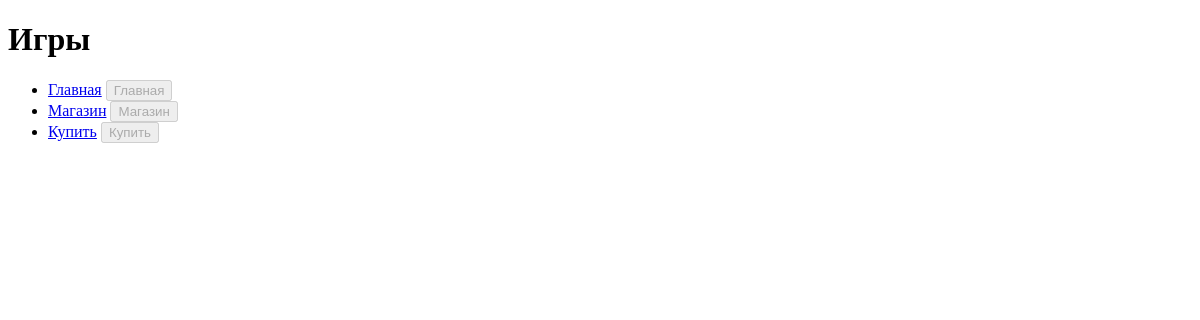
The page /task1/games/ on the database as committed earlier.
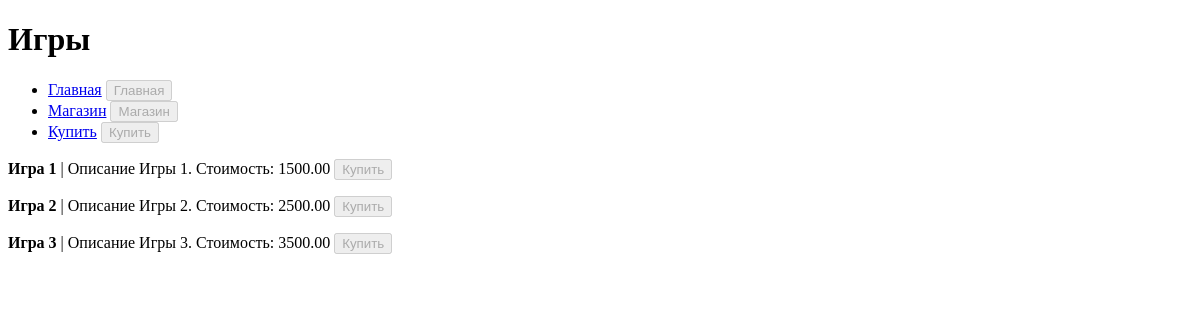
The same page on the database as committed later.
### task1/models.py (models this page shows, shortened)
class Game(models.Model):
    title = models.CharField(max_length=200)
    cost = models.DecimalField(max_digits=10, decimal_places=2)
    size = models.DecimalField(max_digits=10, decimal_places=2)
    description = models.TextField()
    age_limited = models.BooleanField(default=False)
    buyer = models.ManyToManyField(Buyer, through='Task1GameBuyer')

### task1/views.py (the view)
# urls.py: path('games/', games, name='games'),
def games(request):
    all_games = Game.objects.all()
    context = {
        'games':all_games
    }
    return render(request, 'games.html', context)

### task1/templates/fourth_task/games.html (shortened to what this page needs)
{% extends 'menu.html' %}
{% block pagename %}Игры{% endblock %}
{% block menu %}
{{block.super}}
{% endblock %}
{% block content %}
    {% for game in games %}
        <p>
            <strong>{{ game.title }}</strong> | {{ game.description }}. Стоимость: {{ game.cost }}
            <button disabled>Купить</button>
        </p>
    {% endfor %}
{% endblock %}

Rows that differ between the two databases and show on the page:
added Game: title "Игра 1", description "Описание Игры 1", cost "1500.00"
added Game: title "Игра 2", description "Описание Игры 2", cost "2500.00"
added Game: title "Игра 3", description "Описание Игры 3", cost "3500.00"
